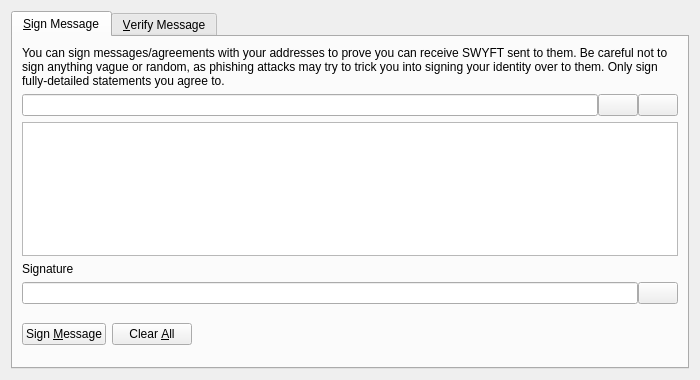
<?xml version="1.0" encoding="UTF-8"?>
<ui version="4.0">
 <class>SignVerifyMessageDialog</class>
 <widget class="QDialog" name="SignVerifyMessageDialog">
  <property name="geometry">
   <rect>
    <x>0</x>
    <y>0</y>
    <width>700</width>
    <height>380</height>
   </rect>
  </property>
  <property name="windowTitle">
   <string>Signatures - Sign / Verify a Message</string>
  </property>
  <property name="modal">
   <bool>true</bool>
  </property>
  <layout class="QVBoxLayout" name="verticalLayout">
   <item>
    <widget class="QTabWidget" name="tabWidget">
     <property name="currentIndex">
      <number>0</number>
     </property>
     <widget class="QWidget" name="tabSignMessage">
      <attribute name="title">
       <string>&amp;Sign Message</string>
      </attribute>
      <layout class="QVBoxLayout" name="verticalLayout_SM">
       <item>
        <widget class="QLabel" name="infoLabel_SM">
         <property name="text">
          <string>You can sign messages/agreements with your addresses to prove you can receive SWYFT sent to them. Be careful not to sign anything vague or random, as phishing attacks may try to trick you into signing your identity over to them. Only sign fully-detailed statements you agree to.</string>
         </property>
         <property name="textFormat">
          <enum>Qt::PlainText</enum>
         </property>
         <property name="wordWrap">
          <bool>true</bool>
         </property>
        </widget>
       </item>
       <item>
        <layout class="QHBoxLayout" name="horizontalLayout_1_SM">
         <property name="spacing">
          <number>0</number>
         </property>
         <item>
          <widget class="QValidatedLineEdit" name="addressIn_SM">
           <property name="toolTip">
            <string>The Swyft address to sign the message with</string>
           </property>
          </widget>
         </item>
         <item>
          <widget class="QPushButton" name="addressBookButton_SM">
           <property name="toolTip">
            <string>Choose previously used address</string>
           </property>
           <property name="text">
            <string/>
           </property>
           <property name="shortcut">
            <string>Alt+A</string>
           </property>
           <property name="autoDefault">
            <bool>false</bool>
           </property>
          </widget>
         </item>
         <item>
          <widget class="QPushButton" name="pasteButton_SM">
           <property name="toolTip">
            <string>Paste address from clipboard</string>
           </property>
           <property name="text">
            <string/>
           </property>
           <property name="shortcut">
            <string>Alt+P</string>
           </property>
           <property name="autoDefault">
            <bool>false</bool>
           </property>
          </widget>
         </item>
        </layout>
       </item>
       <item>
        <widget class="QPlainTextEdit" name="messageIn_SM">
         <property name="toolTip">
          <string>Enter the message you want to sign here</string>
         </property>
        </widget>
       </item>
       <item>
        <widget class="QLabel" name="signatureLabel_SM">
         <property name="text">
          <string>Signature</string>
         </property>
         <property name="textFormat">
          <enum>Qt::PlainText</enum>
         </property>
        </widget>
       </item>
       <item>
        <layout class="QHBoxLayout" name="horizontalLayout_2_SM">
         <property name="spacing">
          <number>0</number>
         </property>
         <item>
          <widget class="QLineEdit" name="signatureOut_SM">
           <property name="font">
            <font>
             <italic>true</italic>
            </font>
           </property>
           <property name="readOnly">
            <bool>true</bool>
           </property>
          </widget>
         </item>
         <item>
          <widget class="QPushButton" name="copySignatureButton_SM">
           <property name="toolTip">
            <string>Copy the current signature to the system clipboard</string>
           </property>
           <property name="text">
            <string/>
           </property>
           <property name="autoDefault">
            <bool>false</bool>
           </property>
          </widget>
         </item>
        </layout>
       </item>
       <item>
        <layout class="QHBoxLayout" name="horizontalLayout_3_SM">
         <item>
          <widget class="QPushButton" name="signMessageButton_SM">
           <property name="toolTip">
            <string>Sign the message to prove you own this Swyft address</string>
           </property>
           <property name="text">
            <string>Sign &amp;Message</string>
           </property>
           <property name="autoDefault">
            <bool>false</bool>
           </property>
          </widget>
         </item>
         <item>
          <widget class="QPushButton" name="clearButton_SM">
           <property name="toolTip">
            <string>Reset all sign message fields</string>
           </property>
           <property name="text">
            <string>Clear &amp;All</string>
           </property>
           <property name="autoDefault">
            <bool>false</bool>
           </property>
          </widget>
         </item>
         <item>
          <spacer name="horizontalSpacer_1_SM">
           <property name="orientation">
            <enum>Qt::Horizontal</enum>
           </property>
           <property name="sizeHint" stdset="0">
            <size>
             <width>40</width>
             <height>48</height>
            </size>
           </property>
          </spacer>
         </item>
         <item>
          <widget class="QLabel" name="statusLabel_SM">
           <property name="font">
            <font>
             <weight>75</weight>
             <bold>true</bold>
            </font>
           </property>
           <property name="text">
            <string/>
           </property>
           <property name="wordWrap">
            <bool>true</bool>
           </property>
          </widget>
         </item>
         <item>
          <spacer name="horizontalSpacer_2_SM">
           <property name="orientation">
            <enum>Qt::Horizontal</enum>
           </property>
           <property name="sizeHint" stdset="0">
            <size>
             <width>40</width>
             <height>48</height>
            </size>
           </property>
          </spacer>
         </item>
        </layout>
       </item>
      </layout>
     </widget>
     <widget class="QWidget" name="tabVerifyMessage">
      <attribute name="title">
       <string>&amp;Verify Message</string>
      </attribute>
      <layout class="QVBoxLayout" name="verticalLayout_VM">
       <item>
        <widget class="QLabel" name="infoLabel_VM">
         <property name="text">
          <string>Enter the receiver's address, message (ensure you copy line breaks, spaces, tabs, etc. exactly) and signature below to verify the message. Be careful not to read more into the signature than what is in the signed message itself, to avoid being tricked by a man-in-the-middle attack. Note that this only proves the signing party receives with the address, it cannot prove sendership of any transaction!</string>
         </property>
         <property name="textFormat">
          <enum>Qt::PlainText</enum>
         </property>
         <property name="alignment">
          <set>Qt::AlignLeading|Qt::AlignLeft|Qt::AlignTop</set>
         </property>
         <property name="wordWrap">
          <bool>true</bool>
         </property>
        </widget>
       </item>
       <item>
        <layout class="QHBoxLayout" name="horizontalLayout_1_VM">
         <property name="spacing">
          <number>0</number>
         </property>
         <item>
          <widget class="QValidatedLineEdit" name="addressIn_VM">
           <property name="toolTip">
            <string>The Swyft address the message was signed with</string>
           </property>
          </widget>
         </item>
         <item>
          <widget class="QPushButton" name="addressBookButton_VM">
           <property name="toolTip">
            <string>Choose previously used address</string>
           </property>
           <property name="text">
            <string/>
           </property>
           <property name="shortcut">
            <string>Alt+A</string>
           </property>
           <property name="autoDefault">
            <bool>false</bool>
           </property>
          </widget>
         </item>
        </layout>
       </item>
       <item>
        <widget class="QPlainTextEdit" name="messageIn_VM"/>
       </item>
       <item>
        <widget class="QValidatedLineEdit" name="signatureIn_VM"/>
       </item>
       <item>
        <layout class="QHBoxLayout" name="horizontalLayout_2_VM">
         <item>
          <widget class="QPushButton" name="verifyMessageButton_VM">
           <property name="toolTip">
            <string>Verify the message to ensure it was signed with the specified Swyft address</string>
           </property>
           <property name="text">
            <string>Verify &amp;Message</string>
           </property>
           <property name="autoDefault">
            <bool>false</bool>
           </property>
          </widget>
         </item>
         <item>
          <widget class="QPushButton" name="clearButton_VM">
           <property name="toolTip">
            <string>Reset all verify message fields</string>
           </property>
           <property name="text">
            <string>Clear &amp;All</string>
           </property>
           <property name="autoDefault">
            <bool>false</bool>
           </property>
          </widget>
         </item>
         <item>
          <spacer name="horizontalSpacer_1_VM">
           <property name="orientation">
            <enum>Qt::Horizontal</enum>
           </property>
           <property name="sizeHint" stdset="0">
            <size>
             <width>40</width>
             <height>48</height>
            </size>
           </property>
          </spacer>
         </item>
         <item>
          <widget class="QLabel" name="statusLabel_VM">
           <property name="font">
            <font>
             <weight>75</weight>
             <bold>true</bold>
            </font>
           </property>
           <property name="text">
            <string/>
           </property>
           <property name="wordWrap">
            <bool>true</bool>
           </property>
          </widget>
         </item>
         <item>
          <spacer name="horizontalSpacer_2_VM">
           <property name="orientation">
            <enum>Qt::Horizontal</enum>
           </property>
           <property name="sizeHint" stdset="0">
            <size>
             <width>40</width>
             <height>48</height>
            </size>
           </property>
          </spacer>
         </item>
        </layout>
       </item>
      </layout>
     </widget>
    </widget>
   </item>
  </layout>
 </widget>
 <customwidgets>
  <customwidget>
   <class>QValidatedLineEdit</class>
   <extends>QLineEdit</extends>
   <header>qvalidatedlineedit.h</header>
  </customwidget>
 </customwidgets>
 <resources>
  <include location="../swyft.qrc"/>
 </resources>
 <connections/>
</ui>
